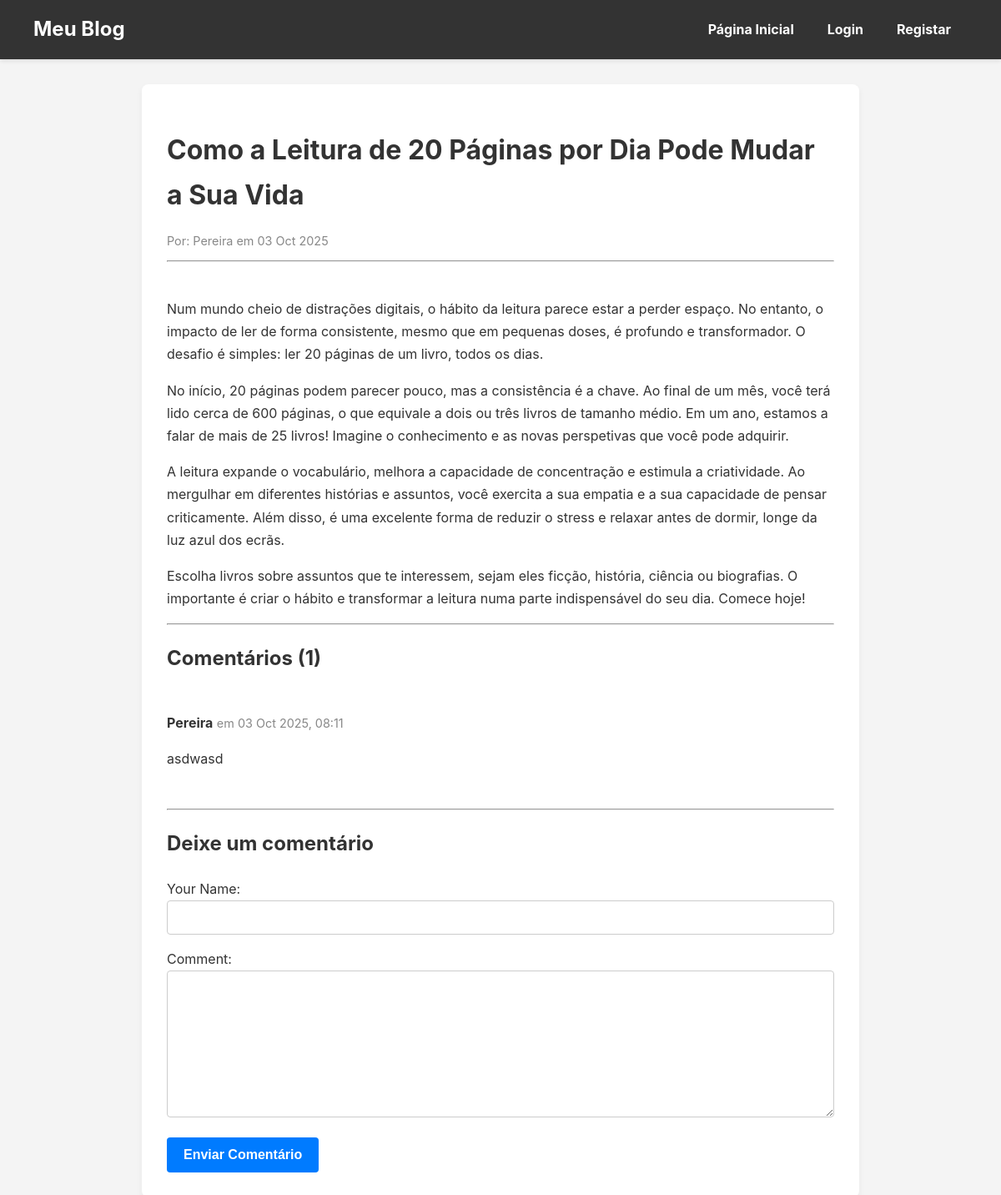
Screenshot of /post/3/ with the database file from the repository.
### posts/models.py (models this page shows, shortened)
class Post(models.Model):
    title = models.CharField(max_length=250)
    content = models.TextField()
    author = models.ForeignKey(User, on_delete=models.CASCADE)
    created_at = models.DateTimeField(auto_now_add=True)

class Comment(models.Model):
    post = models.ForeignKey(Post, related_name="comments", on_delete=models.CASCADE)
    user = models.ForeignKey(User, on_delete=models.CASCADE, null=True, blank=True)
    author_anonymous = models.CharField(max_length=100, null=True, blank=True)
    text = models.TextField()
    created_at = models.DateTimeField(auto_now_add=True)

### posts/views.py (the view)
# urls.py: path('post/<int:pk>/', views.post_detail, name='post_detail'),
def post_detail(request, pk):
    post = get_object_or_404(Post, pk=pk)
    comments = post.comments.all().order_by("-created_at")
    if request.method == "POST":
        form = CommentForm(request.POST)
        if form.is_valid():
            new_comment = form.save(commit=False)
            new_comment.post = post
            if request.user.is_authenticated:
                new_comment.user = request.user
            new_comment.save()
            return redirect("post_detail", pk=post.pk)
    else:
        form = CommentForm()
    context = {
        "post": post,
        "comments": comments,
        "form": form,
    }
    return render(request, "posts/post_detail.html", context)

### posts/forms.py
class CommentForm(forms.ModelForm):
    class Meta:
        model = Comment
        fields = ["author_anonymous", "text"]
        labels = {
            "author_anonymous": "Your Name",
            "text": "Comment",
        }

### posts/templates/posts/post_detail.html (shortened to what this page needs)
{% extends 'posts/base.html' %}
{% block content %}
    <h1>{{ post.title }}</h1>
    <p class="post-meta">Por: {{ post.author.username }} em {{ post.created_at|date:"d M Y" }}</p>
    <hr>
    <div>
        {{ post.content|linebreaks }}
    </div>
    <hr>
    <h2>Comentários ({{ comments.count }})</h2>
    <div id="comments-section">
        {% for comment in comments %}
            <div class="comment">
                <p><strong>{% if comment.user %}{{ comment.user.username }}{% else %}{{ comment.author_anonymous|default:'Anónimo' }}{% endif %}</strong>
                <span style="color: #888; font-size: 0.9em;">em {{ comment.created_at|date:"d M Y, H:i" }}</span></p>
                <p>{{ comment.text|linebreaks }}</p>
            </div>
        {% empty %}
            <p>Ainda não há comentários. Seja o primeiro a comentar!</p>
        {% endfor %}
    </div>
    <hr>
    <h2>Deixe um comentário</h2>
    <form method="post">
        {% if user.is_authenticated %}
            <p>Comentando como: <strong>{{ user.username }}</strong></p>
            <div style="display:none;">{{ form.author_anonymous }}</div>
            <p>{{ form.text.label_tag }}</p>
            <p>{{ form.text }}</p>
        {% else %}
            {{ form.as_p }}
        {% endif %}
        <button type="submit">Enviar Comentário</button>
    </form>
{% endblock %}

### posts/static/posts/css/style.css (style rules this page uses)
:root { --primary-color: #007BFF; --dark-color: #333; --light-color: #f4f4f4; --background-color: #fff; --font-family: -apple-system, BlinkMacSystemFont, "Segoe UI", Roboto, "Helvetica Neue", Arial, sans-serif; }
body { font-family: var(--font-family); line-height: 1.7; margin: 0; background-color: var(--light-color); color: var(--dark-color); }
h1, h2 { color: var(--dark-color); margin-bottom: 0.5em; }
.post-meta { color: #888; font-size: 0.9em; margin-bottom: 10px; }
.comment { border-bottom: 1px solid #eee; padding: 15px 0; margin-bottom: 15px; }
.comment:last-child { border-bottom: none; }
.comment strong { color: var(--dark-color); }
form { margin-top: 20px; }
form p { margin-bottom: 15px; }
form input[type="text"], form input[type="password"], form textarea { width: 100%; padding: 12px; border: 1px solid #ccc; border-radius: 4px; box-sizing: border-box; }
button[type="submit"] { padding: 12px 20px; background-color: var(--primary-color); color: white; border: none; border-radius: 4px; cursor: pointer; font-size: 1em; font-weight: bold; transition: background-color 0.2s ease-in-out; }

### rows the page displays
Post: title "Como a Leitura de 20 Páginas por Dia Pode Mudar a Sua Vida", author.username "Pereira", created_at "03 Oct 2025", content "Num mundo cheio de distrações digitais, o hábito da leitura parece estar a perder espaço. No entanto, o impacto de ler de forma consistente, mesmo que em pequenas doses, é profundo e transformador. O desafio é simples: ler 20 páginas de um livro, todos os dias. No início, 20 páginas podem parecer pouco, mas a consistência é a chave. Ao final de um mês, você terá lido cerca de 600 páginas, o que equivale a dois ou três livros de tamanho médio. Em um ano, estamos a falar de mais de 25 livros! Imagine o conhecimento e as novas perspetivas que você pode adquirir. A leitura expande o vocabulário, melhora a capacidade de concentração e estimula a criatividade. Ao mergulhar em diferentes histórias…"
Comment: user.username "Pereira", created_at "03 Oct 2025, 08:11", text "asdwasd"

### other values shown
{{ comments.count }} "1"
